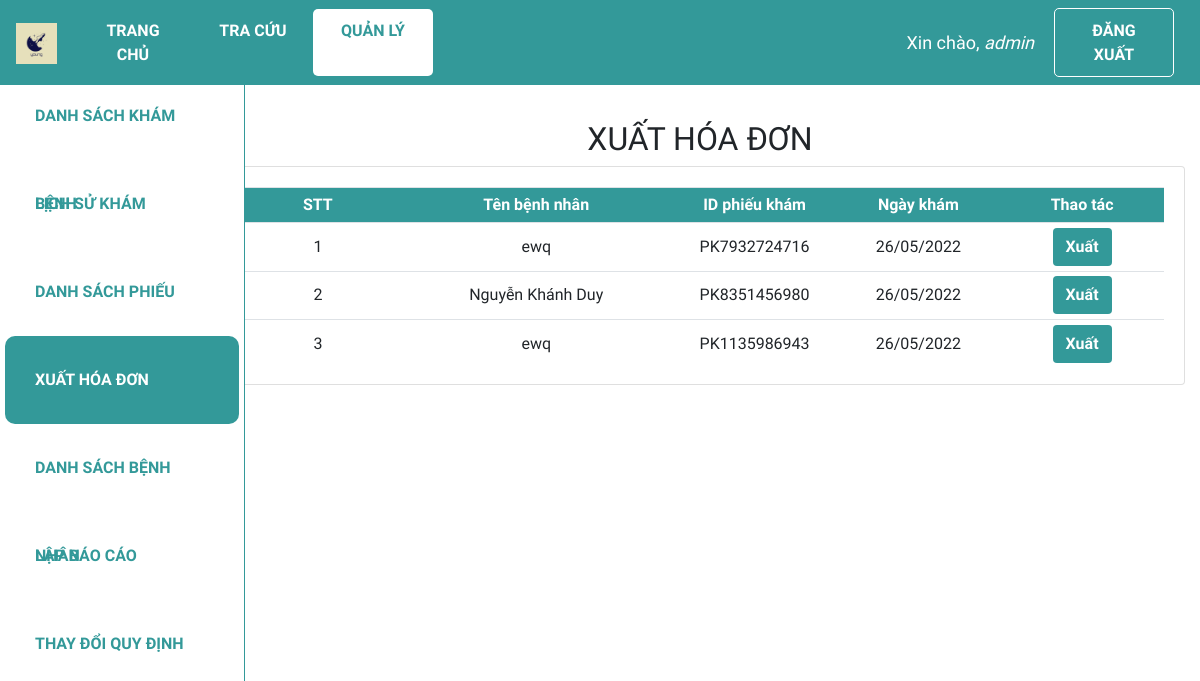
Before: /xuathoadon (signed in) with the older database file.
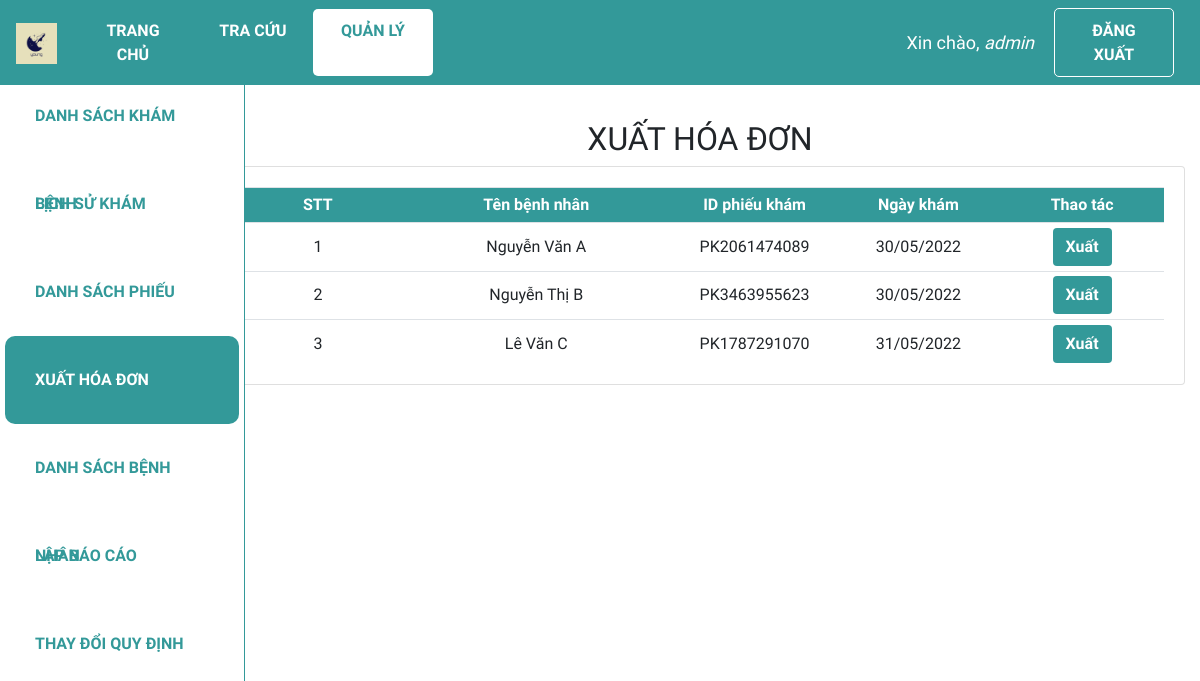
After: the same page with the newer database file.
### web_core/models.py (models this page shows, shortened)
class PHIEUKHAM(models.Model):
    id = ShortUUIDField(
        verbose_name='ID phiếu khám',
        length=10,
        max_length=12,
        prefix="PK",
        alphabet="0123456789",
        primary_key=True
    )
    id_benhnhan = models.ForeignKey(BENHNHAN, on_delete = models.CASCADE,verbose_name = 'ID bệnh nhân', null = True)
    ngay_kham = models.DateTimeField('Ngày khám', auto_now_add = True)
    trieu_chung = models.CharField('Triệu chứng', max_length = 100, blank = False)
    loai_benh = models.ForeignKey(DANHMUC, on_delete = models.CASCADE, limit_choices_to = {'loai':'Bệnh'}, related_name = 'benh',verbose_name = 'Loại bệnh',null = True)

class BENHNHAN(models.Model):
    GIOITINH = (
        ('Nam', 'Nam'),
        ('Nữ', 'Nữ'),
    )
    id = ShortUUIDField(
        verbose_name='ID bệnh nhân',
        length=10,
        max_length=12,
        prefix="BN",
        alphabet="0123456789",
        primary_key=True)
    ho_ten = models.CharField('Họ tên', max_length = 100)
    gioi_tinh = models.CharField('Giới tính', max_length = 3, choices = GIOITINH)
    ngay_sinh = models.DateField('Ngày sinh', default = '01/01/1990', null=True)
    dia_chi = models.CharField('Địa chỉ', max_length = 255, null = True)

### web_core/views.py (the view)
# urls.py: path('xuathoadon', views.xuathoadon, name='quanli_xuathoadon'),
@login_required(login_url='login')
def xuathoadon(request):
    phieukhams = PHIEUKHAM.objects.all()
    enum_xhd = enumerate(phieukhams,start = 1)
    context = {'phieukhams':phieukhams, 'enum_xhd':enum_xhd}
    return render(request, 'web_core/xuathoadon.html', context)

### web_core/templates/web_core/xuathoadon.html (shortened to what this page needs)
{% extends 'web_core/main.html' %}
{% block content %}
<div class="row">
    <div class="col-md-2">
        {% include 'web_core/sidebar.html' %}
    </div>
    <div class="col-md-10">
        <h2 class="table-title" style>XUẤT HÓA ĐƠN</h2>
        <div class="card card-body">
            <table class='table table-sm'>
                <tr class="table-head">
                    <th class="small-content">STT</th>
                    <th class="mid-content">Tên bệnh nhân</th>
                    <th class="small-content">ID phiếu khám</th>
                    <th class="small-content">Ngày khám</th>
                    <th class="small-content">Thao tác</th>
                </tr>
                {% for index, phieukham in enum_xhd %}
                <tr>
                    <td class="small-content">{{index}}</td>
                    <td class="mid-content">{{phieukham.id_benhnhan.ho_ten}} </td>
                    <td class="small-content">{{phieukham.id}}</td>
                    <td class="small-content">{{phieukham.ngay_kham|date:"d/m/Y"}}</td>
                    <td class="small-content">
                        <a class='btn add-btn' href="{% url 'quanli_xuathoadon_hoadon' phieukham.id%}">Xuất</a>
                    </td>
                </tr>
                {% endfor %}
            </table>
        </div>
    </div>
</div>
{% endblock %}

Changed rows visible on the page:
removed PHIEUKHAM: index "1", id_benhnhan.ho_ten "ewq", id "PK7932724716", ngay_kham "26/05/2022"
removed PHIEUKHAM: index "2", id_benhnhan.ho_ten "Nguyễn Khánh Duy", id "PK8351456980", ngay_kham "26/05/2022"
removed PHIEUKHAM: index "3", id_benhnhan.ho_ten "ewq", id "PK1135986943", ngay_kham "26/05/2022"
added PHIEUKHAM: index "1", id_benhnhan.ho_ten "Nguyễn Văn A", id "PK2061474089", ngay_kham "30/05/2022"
added PHIEUKHAM: index "2", id_benhnhan.ho_ten "Nguyễn Thị B", id "PK3463955623", ngay_kham "30/05/2022"
added PHIEUKHAM: index "3", id_benhnhan.ho_ten "Lê Văn C", id "PK1787291070", ngay_kham "31/05/2022"
